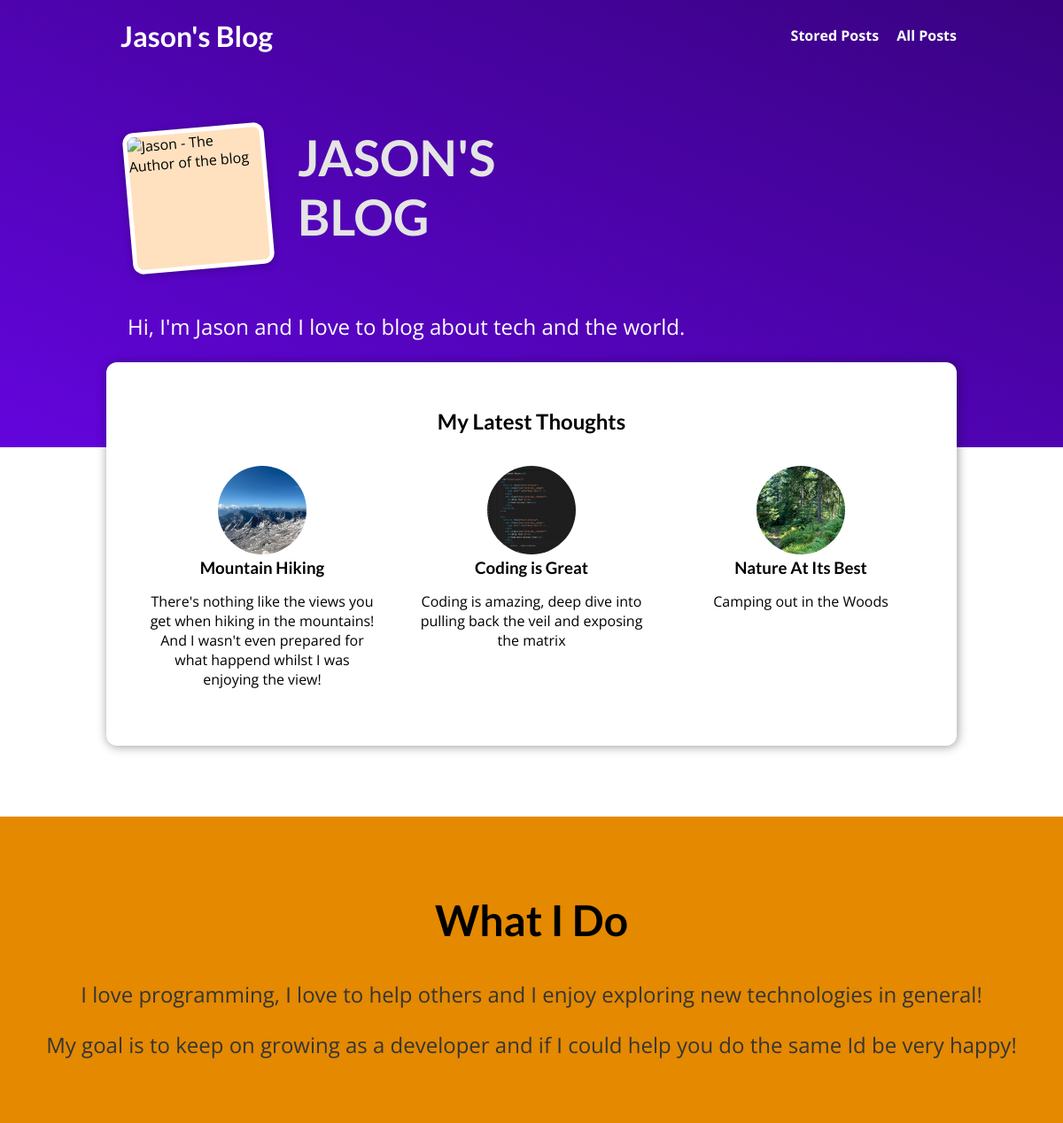
The page / on the database its author committed.
### blog/models.py (models this page shows, shortened)
class Post(models.Model):
    title = models.CharField(max_length=150)
    excerpt = models.CharField(max_length=200)
    image = models.ImageField(upload_to="posts", null=True)
    date = models.DateField(auto_now=True)
    slug = models.SlugField(unique=True, db_index=True)
    content = models.TextField(validators=[MinLengthValidator(10)])
    author = models.ForeignKey(Author, on_delete=models.SET_NULL, null=True, related_name="posts")
    tags = models.ManyToManyField(Tag)

### blog/views.py (the view)
# urls.py: path("", views.StartingPageView.as_view(), name="home"),
class StartingPageView(ListView):
    template_name = "blog/index.html"
    model = Post
    ordering = ["-date"]
    context_object_name = "posts"
    def get_queryset(self):
        queryset = super().get_queryset()
        data = queryset[:3]
        return data

### blog/templates/blog/index.html (shortened to what this page needs)
{% extends "base.html" %}
{% load static %}
{% block css_files %}
<link rel="stylesheet" href="{% static "blog/post.css" %}">
    <link rel="stylesheet" href="{% static "blog/index.css" %}">
{% endblock %}
{% block content %}
    <section id="welcome">
        <header>
            <img src="{% static 'blog/images/1Profile.jpg' %}" alt=" Jason - The Author of the blog">
            <h2>JASON'S BLOG</h2>
        </header>
        <p>Hi, I'm Jason and I love to blog about tech and the world.</p>
    </section>
    <section id="latest-posts">
        <h2>My Latest Thoughts</h2>
        <ul>
            {% for post in posts %}
              {% include "blog/includes/post.html" %}
            {% endfor %}
        </ul>
    </section>
    <section id="about">
        <h2>What I Do</h2>
        <p>I love programming, I love to help others and I enjoy exploring new technologies in general!</p>
        <p>My goal is to keep on growing as a developer and if I could help you do the same Id be very happy!</p>
    </section>
{% endblock %}

### blog/templates/blog/includes/post.html
<li>
    <article class="post">
        <a href="{% url "post-details-page" post.slug %}">
            <img src="{{ post.image.url }}" alt="{{ post.title }}">
            <div class="post__content">
                <h3>{{ post.title }}</h3>
                <p>{{ post.excerpt }}
                </p>
            </div>
        </a>
    </article>
</li>

### static/app.css (style rules this page uses)
* { box-sizing: border-box; }
html { font-family: 'Open Sans', 'Lato', sans-serif; }
body { margin: 0; }
h1, h2, h3 { font-family: 'Lato', sans-serif; font-weight: bold; }

### blog/static/blog/post.css (style rules this page uses)
.post { display: flex; flex-direction: column; align-items: center; text-align: center; }
.post a { text-decoration: none; color: black; transition: all 0.2s ease; padding: 1rem; }
.post img { width: 5rem; height: 5rem; object-fit: cover; border-radius: 50%; }
.post h3 { margin: 0.25rem 0; }

### blog/static/blog/index.css (style rules this page uses)
#welcome { background: linear-gradient(to right top, #6305dd, #390281); padding: 6rem 12%; }
#welcome header { display: flex; align-items: flex-start; margin: 3rem auto; }
#welcome img { width: 10rem; height: 10rem; object-fit: cover; object-position: top; border: 5px solid white; border-radius: 12px; background-color: #ffe1bf; transform: rotateZ(-5deg); box-shadow: 0 2px 8px rgba(0, 0, 0, 0.25); }
#welcome h2 { font-size: 3.5rem; margin: 0 0 0 2rem; color: #e4e4e4; width: 10rem; }
#welcome p { color: white; font-size: 1.5rem; }
#latest-posts { background-color: white; padding: 2rem; border-radius: 12px; width: 60rem; margin: -6rem auto 2rem auto; box-shadow: 1px 1px 12px rgba(0, 0, 0, 0.4); }
#latest-posts h2 { text-align: center; }
#latest-posts ul { list-style: none; margin: 0; padding: 0; display: flex; gap: 1rem; }
#latest-posts li { flex: 1; }
.post a { display: flex; flex-direction: column; justify-content: center; align-items: center; text-decoration: none; color: black; text-align: center; }
.post img { height: 100px; width: 100px; border-radius: 50%; }
#about { text-align: center; padding: 3rem; background-color: #e48900; margin-top: 5rem; }
#about h2 { font-size: 3rem; }
#about p { font-size: 1.5rem; color: #353535; }

### rows shown on the page
Post: image (picture), title "Mountain Hiking", excerpt "There's nothing like the views you get when hiking in the mountains! And I wasn't even prepared for what happend whilst I was enjoying the view!"
Post: image (picture), title "Coding is Great", excerpt "Coding is amazing, deep dive into pulling back the veil and exposing the matrix"
Post: image (picture), title "Nature At Its Best", excerpt "Camping out in the Woods"
